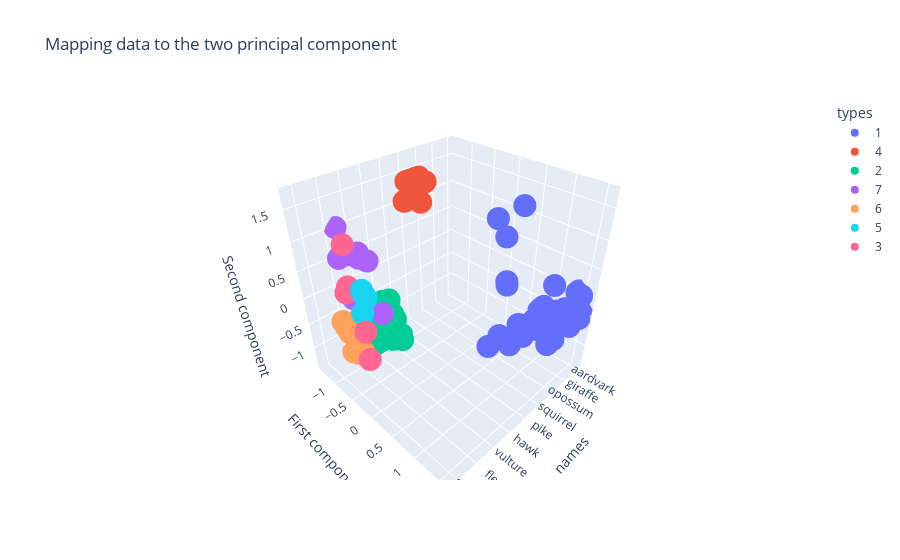

The notebook cell saved with this chart:
### Code cell
d = {"names":df["name"], "types":df["type"], "First component":Y[:,0].ravel(), "Second component":Y[:,1].ravel()}
dff = pd.DataFrame(d)
fig = ex.scatter_3d(dff, x="names", y="First component", z="Second component",color="types", title="Mapping data to the first principal component")
fig.show()

### Figure 1 — Plotly figure (JSON) as saved in the notebook; plotly's stock layout.template omitted (floating-point values rounded to 4 significant figures)
{"data": [{"hovertemplate": "types=1<br>names=%{x}<br>First component=%{y}<br>Second component=%{z}<extra></extra>", "legendgroup": "1", "marker": {"color": "#636efa", "symbol": "circle"}, "mode": "markers", "name": "1", "scene": "scene", "showlegend": true, "type": "scatter3d", "x": ["aardvark", "antelope", "bear", "boar", "buffalo", "calf", "cavy", "cheetah", "deer", "dolphin", "elephant", "fruitbat", "giraffe", "girl", "goat", "gorilla", "hamster", "hare", "leopard", "lion", "lynx", "mink", "mole", "mongoose", "opossum", "oryx", "platypus", "polecat", "pony", "porpoise", "puma", "pussycat", "raccoon", "reindeer", "seal", "sealion", "squirrel", "vampire", "vole", "wallaby", "wolf"], "y": [1.418, 1.523, 1.418, 1.517, 1.523, 1.577, 1.198, 1.517, 1.523, 0.4285, 1.523, 0.5842, 1.523, 0.9961, 1.577, 0.9486, 1.297, 1.243, 1.517, 1.517, 1.517, 1.343, 1.237, 1.517, 1.237, 1.523, 0.612, 1.517, 1.577, 0.4285, 1.517, 1.57, 1.517, 1.577, 0.7202, 0.8079, 0.7681, 0.5842, 1.243, 1.048, 1.517], "z": [0.04754, -0.2401, 0.04754, 0.0501, -0.2401, -0.3258, -0.3691, 0.0501, -0.2401, 1.257, -0.2401, -0.9223, -0.2401, -0.35, -0.3258, -0.5545, -0.3666, -0.2808, 0.0501, 0.0501, 0.0501, 0.4279, 0.009324, 0.0501, 0.009324, -0.2401, 0.1529, 0.0501, -0.3258, 1.257, 0.0501, -0.03561, 0.0501, -0.3258, 1.134, 0.4429, -0.5927, -0.9223, -0.2808, -0.5519, 0.0501]}, {"hovertemplate": "types=4<br>names=%{x}<br>First component=%{y}<br>Second component=%{z}<extra></extra>", "legendgroup": "4", "marker": {"color": "#EF553B", "symbol": "circle"}, "mode": "markers", "name": "4", "scene": "scene", "showlegend": true, "type": "scatter3d", "x": ["bass", "carp", "catfish", "chub", "dogfish", "haddock", "herring", "pike", "piranha", "seahorse", "sole", "stingray", "tuna"], "y": [-0.8383, -0.7782, -0.8383, -0.8383, -0.5587, -0.832, -0.8383, -0.5587, -0.8383, -0.832, -0.832, -0.6018, -0.5587], "z": [1.624, 1.248, 1.624, 1.624, 1.665, 1.334, 1.624, 1.665, 1.624, 1.334, 1.334, 1.71, 1.665]}, {"hovertemplate": "types=2<br>names=%{x}<br>First component=%{y}<br>Second component=%{z}<extra></extra>", "legendgroup": "2", "marker": {"color": "#00cc96", "symbol": "circle"}, "mode": "markers", "name": "2", "scene": "scene", "showlegend": true, "type": "scatter3d", "x": ["chicken", "crow", "dove", "duck", "flamingo", "gull", "hawk", "kiwi", "lark", "ostrich", "parakeet", "penguin", "pheasant", "rhea", "skimmer", "skua", "sparrow", "swan", "vulture", "wren"], "y": [-1.082, -1.142, -1.082, -1.309, -0.856, -1.315, -1.142, -0.9579, -1.136, -0.6721, -1.082, -0.8516, -1.136, -0.6784, -1.315, -1.315, -1.136, -1.029, -0.8623, -1.136], "z": [-1.397, -1.022, -1.397, -0.9339, -1.271, -0.6438, -1.022, -0.692, -1.312, -0.9413, -1.397, -0.2734, -1.312, -0.6512, -0.6438, -0.6438, -1.312, -0.8932, -0.9808, -1.312]}, {"hovertemplate": "types=7<br>names=%{x}<br>First component=%{y}<br>Second component=%{z}<extra></extra>", "legendgroup": "7", "marker": {"color": "#ab63fa", "symbol": "circle"}, "mode": "markers", "name": "7", "scene": "scene", "showlegend": true, "type": "scatter3d", "x": ["clam", "crab", "crayfish", "lobster", "octopus", "scorpion", "seawasp", "slug", "starfish", "worm"], "y": [-1.174, -0.8835, -1.326, -1.326, -0.964, -0.451, -1.391, -1.016, -1.326, -1.016], "z": [0.5973, 0.5936, 0.5406, 0.5406, 0.6479, -0.09492, 1.02, -0.04286, 0.5406, -0.04286]}, {"hovertemplate": "types=6<br>names=%{x}<br>First component=%{y}<br>Second component=%{z}<extra></extra>", "legendgroup": "6", "marker": {"color": "#FFA15A", "symbol": "circle"}, "mode": "markers", "name": "6", "scene": "scene", "showlegend": true, "type": "scatter3d", "x": ["flea", "gnat", "honeybee", "housefly", "ladybird", "moth", "termite", "wasp"], "y": [-0.995, -1.179, -0.7775, -0.7882, -1.185, -0.7882, -0.995, -0.8313], "z": [-0.4773, -0.8069, -0.9681, -0.9274, -0.5168, -0.9274, -0.4773, -0.8823]}, {"hovertemplate": "types=5<br>names=%{x}<br>First component=%{y}<br>Second component=%{z}<extra></extra>", "legendgroup": "5", "marker": {"color": "#19d3f3", "symbol": "circle"}, "mode": "markers", "name": "5", "scene": "scene", "showlegend": true, "type": "scatter3d", "x": ["frog", "frog", "newt", "toad"], "y": [-0.261, -0.3041, -0.162, -0.2547], "z": [0.5631, 0.6081, 0.5656, 0.2729]}, {"hovertemplate": "types=3<br>names=%{x}<br>First component=%{y}<br>Second component=%{z}<extra></extra>", "legendgroup": "3", "marker": {"color": "#FF6692", "symbol": "circle"}, "mode": "markers", "name": "3", "scene": "scene", "showlegend": true, "type": "scatter3d", "x": ["pitviper", "seasnake", "slowworm", "tortoise", "tuatara"], "y": [-0.4961, -0.4094, -0.453, -0.02291, 0.01112], "z": [0.6144, 1.32, 0.5694, -0.3583, 0.1879]}], "layout": {"legend": {"title": {"text": "types"}, "tracegroupgap": 0}, "scene": {"domain": {"x": [0, 1], "y": [0, 1]}, "xaxis": {"title": {"text": "names"}}, "yaxis": {"title": {"text": "First component"}}, "zaxis": {"title": {"text": "Second component"}}}, "title": {"text": "Mapping data to the two principal component"}}}
